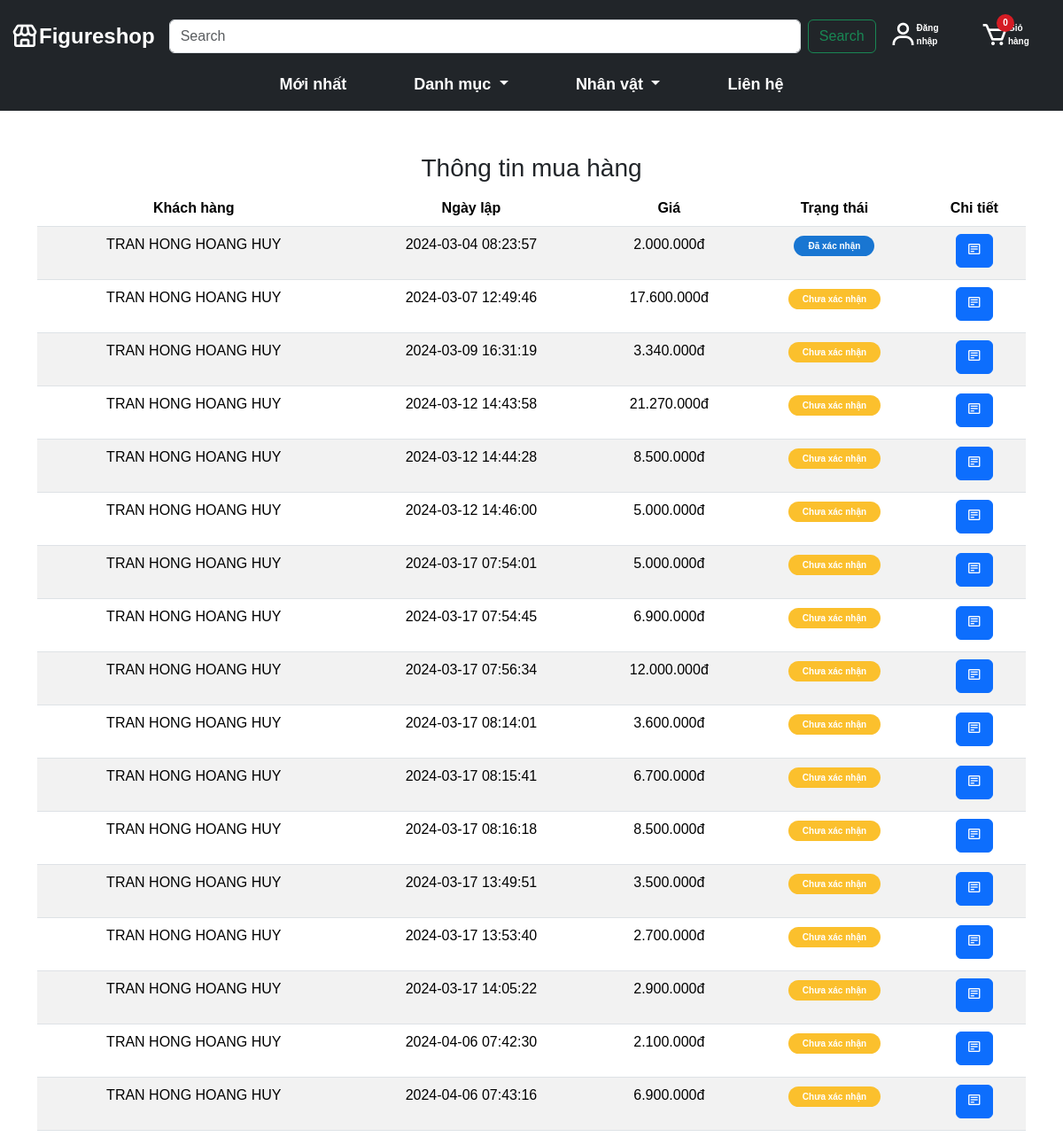
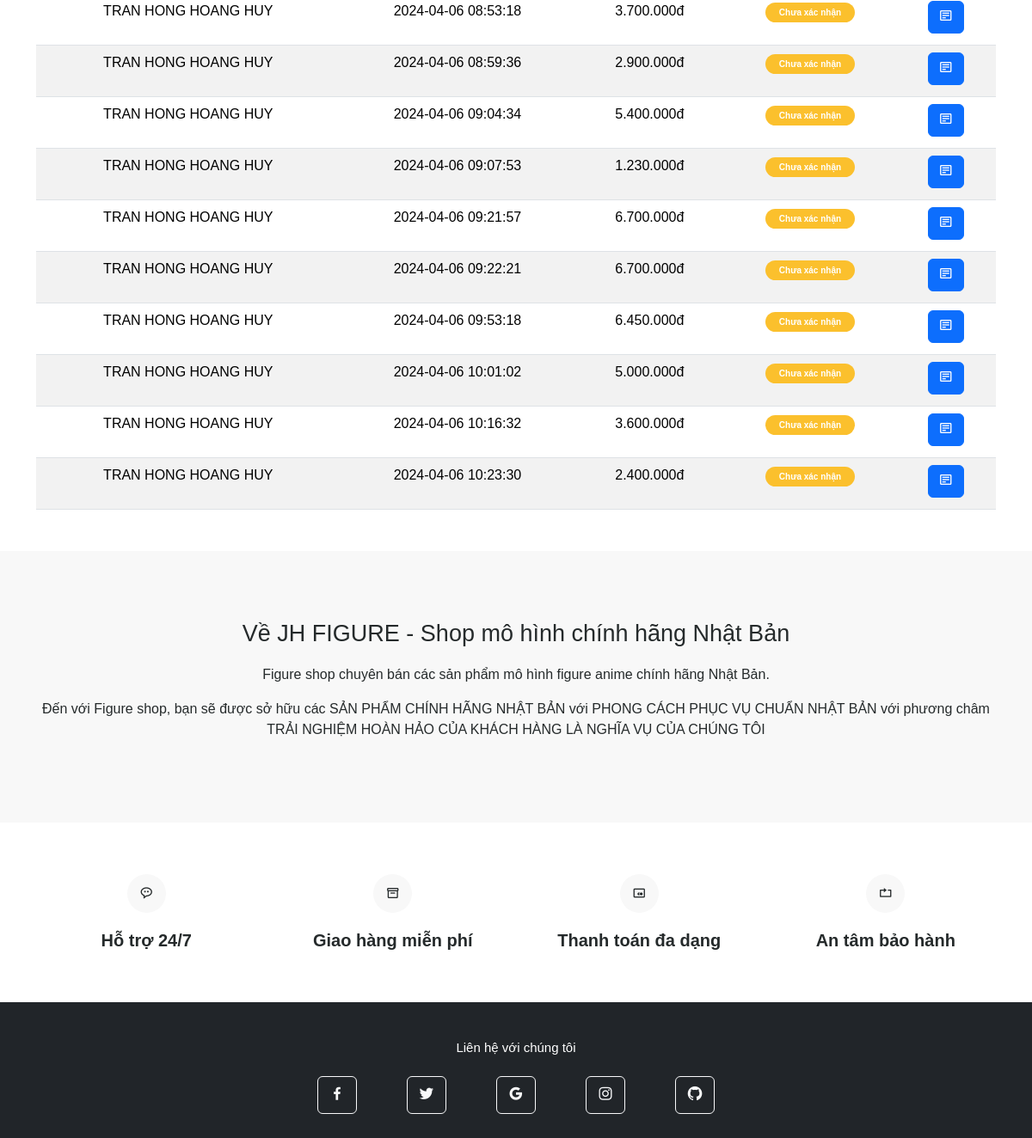
The page /public/user_bill_history.php?user_id=3 on the database its author committed (2 pictures, top to bottom).
### tables this page shows
CREATE TABLE `bill` (
  `bill_id` int(11) NOT NULL,
  `total_amount` decimal(10,2) DEFAULT NULL,
  `bill_date` timestamp NOT NULL DEFAULT current_timestamp(),
  `status` varchar(255) DEFAULT 'Chưa xác nhận',
  `notes` varchar(255) DEFAULT NULL,
  `user_id` int(11) DEFAULT NULL
);

CREATE TABLE `users` (
  `user_id` int(11) NOT NULL,
  `email` varchar(255) NOT NULL,
  `password` varchar(255) DEFAULT NULL,
  `name` varchar(32) NOT NULL,
  `address` varchar(255) DEFAULT NULL,
  `phone` varchar(32) DEFAULT NULL,
  `role_id` int(11) NOT NULL DEFAULT 1
);

### src/Bill.php (called while the page is built, shortened)
<?php
class Bill
{
    private $db;
    public function __construct(PDO $pdo)
    {
        $this->db = $pdo;
    }
    public function getAllBillByUserId($user_id)
    {
        $query = $this->db->prepare("SELECT bill.*, users.name, users.email, users.phone, users.address
                                FROM bill
                                INNER JOIN users ON bill.user_id = users.user_id
                                WHERE bill.user_id = ?");
        $query->execute([$user_id]);
        return $query->fetchAll(PDO::FETCH_ASSOC);
    }
}

### public/user_bill_history.php (the view, shortened to what this page needs)
<?php
require_once '../src/DBConnection.php';
require_once '../src/Bill.php';
$pdo = DBConnection::getConnection();
$user_id = $_GET['user_id'];
$billManager = new Bill($pdo);
$bills = $billManager->getAllBillByUserId($user_id);
?>
<!DOCTYPE html>
<html lang="en">
<head>
    <link href='https://unpkg.com/boxicons@2.1.4/css/boxicons.min.css' rel='stylesheet'>
    <link href="https://cdn.jsdelivr.net/npm/bootstrap@5.3.3/dist/css/bootstrap.min.css" rel="stylesheet">
    <link rel="stylesheet" href="../assets/css/main.css">
</head>
<body>
    <?php
    require '../partials/nabar.php';
    ?>
    <main>
        <div class="container my-5">
            <div class="bottom-data">
                <div class="orders">
                    <div class="header text-center">
                        <h3>Thông tin mua hàng</h3>
                    </div>
                    <table id="example" class="table table-striped text-center" style="width:100%">
                        <thead>
                            <tr>
                                <th>Khách hàng</th>
                                <th>Ngày lập</th>
                                <th>Giá</th>
                                <th>Trạng thái</th>
                                <th>Chi tiết</th>
                            </tr>
                        </thead>
                        <tbody>
                            <?php foreach ($bills as $bill) : ?>
                                <tr>
                                    <td class="text-center"><?php echo $bill['name']; ?></td>
                                    <td class="text-center"><?php echo $bill['bill_date']; ?></td>
                                    <td class="text-center"><span><?php echo number_format($bill['total_amount'], 0, '.', '.'); ?>đ</span></td>
                                    <?php
                                    $statusClass = '';
                                    switch ($bill['status']) {
                                        case 'Đã xác nhận':
                                            $statusClass = 'process';
                                            break;
                                        default:
                                            $statusClass = 'pending';
                                            break;
                                    }
                                    echo '<td class="text-center"><span class="status ' . $statusClass . '" data-bill_id="' . $bill['bill_id'] . '">' . htmlspecialchars($bill['status']) . '</span></td>';
                                    ?>
                                    <td class="text-center" style="height: auto; text-align: center; line-height: auto;">
                                        <form method="post" action="user_bill_detail_history.php" style="margin-bottom: 5px;">
                                            <button type="submit" class="btn btn-xs btn-primary" name="detail">
                                                <i alt="Detail" class="bx bx-detail"></i>
                                            </button>
                                        </form>
                                    </td>
                                </tr>
                            <?php endforeach; ?>
                        </tbody>
                    </table>
                </div>
            </div>
        </div>
    </main>
    <?php
    require '../partials/footer.php';
    ?>
</body>
</html>

### assets/css/main.css (style rules this page uses)
* { margin: 0; padding: 0; box-sizing: border-box; font-family: "Poppins", sans-serif; }
:root { --black-color: #101010; --white-color: #fff; --white-color-dark: #e3e3e3; --white-color-1-dark: #ddd; --black-color-light: #2d2d2d; --black-color-2-light: #3e3e3e; --black-color-3-light: #4d4d4d; --black-color-4-light: #5d5d5d; --card-color: #f5f5f5; --card-background-color: #f4eeee; --red-color-1: #ff0000; --red-color-2: rgb(178, 34, 34); --red-color-3: rgb(220, 20, 60); --red-color-4: #d51c24; --red-color-7: #d72831; --red-color-5: rgb(205, 92, 92); --red-color-6: rgb(240, 128, 128); --primary: #1976d2; --warning: #fbc02d; --success: #388e3c; }
.bottom-data .orders table tr td .status.process, .bill-detail-status .status.process { background: var(--primary); }
.bottom-data .orders table tr td .status.pending, .bill-detail-status .status.pending { background: var(--warning); }
.bottom-data .orders table tr td .status, .bill-detail-status .status { font-size: 10px; padding: 6px 16px; color: #fff; border-radius: 20px; font-weight: 700; }

### rows shown on the page
bill: user.name "TRAN HONG HOANG HUY", bill_date "2024-03-04 08:23:57", total_amount "2.000.000", status "Đã xác nhận"
bill: user.name "TRAN HONG HOANG HUY", bill_date "2024-03-07 12:49:46", total_amount "17.600.000", status "Chưa xác nhận"
bill: user.name "TRAN HONG HOANG HUY", bill_date "2024-03-09 16:31:19", total_amount "3.340.000", status "Chưa xác nhận"
bill: user.name "TRAN HONG HOANG HUY", bill_date "2024-03-12 14:43:58", total_amount "21.270.000", status "Chưa xác nhận"
bill: user.name "TRAN HONG HOANG HUY", bill_date "2024-03-12 14:44:28", total_amount "8.500.000", status "Chưa xác nhận"
bill: user.name "TRAN HONG HOANG HUY", bill_date "2024-03-12 14:46:00", total_amount "5.000.000", status "Chưa xác nhận"
bill: user.name "TRAN HONG HOANG HUY", bill_date "2024-03-17 07:54:01", total_amount "5.000.000", status "Chưa xác nhận"
bill: user.name "TRAN HONG HOANG HUY", bill_date "2024-03-17 07:54:45", total_amount "6.900.000", status "Chưa xác nhận"
bill: user.name "TRAN HONG HOANG HUY", bill_date "2024-03-17 07:56:34", total_amount "12.000.000", status "Chưa xác nhận"
bill: user.name "TRAN HONG HOANG HUY", bill_date "2024-03-17 08:14:01", total_amount "3.600.000", status "Chưa xác nhận"
bill: user.name "TRAN HONG HOANG HUY", bill_date "2024-03-17 08:15:41", total_amount "6.700.000", status "Chưa xác nhận"
bill: user.name "TRAN HONG HOANG HUY", bill_date "2024-03-17 08:16:18", total_amount "8.500.000", status "Chưa xác nhận"
bill: user.name "TRAN HONG HOANG HUY", bill_date "2024-03-17 13:49:51", total_amount "3.500.000", status "Chưa xác nhận"
bill: user.name "TRAN HONG HOANG HUY", bill_date "2024-03-17 13:53:40", total_amount "2.700.000", status "Chưa xác nhận"
bill: user.name "TRAN HONG HOANG HUY", bill_date "2024-03-17 14:05:22", total_amount "2.900.000", status "Chưa xác nhận"
bill: user.name "TRAN HONG HOANG HUY", bill_date "2024-04-06 07:42:30", total_amount "2.100.000", status "Chưa xác nhận"
bill: user.name "TRAN HONG HOANG HUY", bill_date "2024-04-06 07:43:16", total_amount "6.900.000", status "Chưa xác nhận"
bill: user.name "TRAN HONG HOANG HUY", bill_date "2024-04-06 08:53:18", total_amount "3.700.000", status "Chưa xác nhận"
bill: user.name "TRAN HONG HOANG HUY", bill_date "2024-04-06 08:59:36", total_amount "2.900.000", status "Chưa xác nhận"
bill: user.name "TRAN HONG HOANG HUY", bill_date "2024-04-06 09:04:34", total_amount "5.400.000", status "Chưa xác nhận"
bill: user.name "TRAN HONG HOANG HUY", bill_date "2024-04-06 09:07:53", total_amount "1.230.000", status "Chưa xác nhận"
bill: user.name "TRAN HONG HOANG HUY", bill_date "2024-04-06 09:21:57", total_amount "6.700.000", status "Chưa xác nhận"
bill: user.name "TRAN HONG HOANG HUY", bill_date "2024-04-06 09:22:21", total_amount "6.700.000", status "Chưa xác nhận"
bill: user.name "TRAN HONG HOANG HUY", bill_date "2024-04-06 09:53:18", total_amount "6.450.000", status "Chưa xác nhận"
bill: user.name "TRAN HONG HOANG HUY", bill_date "2024-04-06 10:01:02", total_amount "5.000.000", status "Chưa xác nhận"
bill: user.name "TRAN HONG HOANG HUY", bill_date "2024-04-06 10:16:32", total_amount "3.600.000", status "Chưa xác nhận"
bill: user.name "TRAN HONG HOANG HUY", bill_date "2024-04-06 10:23:30", total_amount "2.400.000", status "Chưa xác nhận"

### other values the page prints
$totalItems "0"
